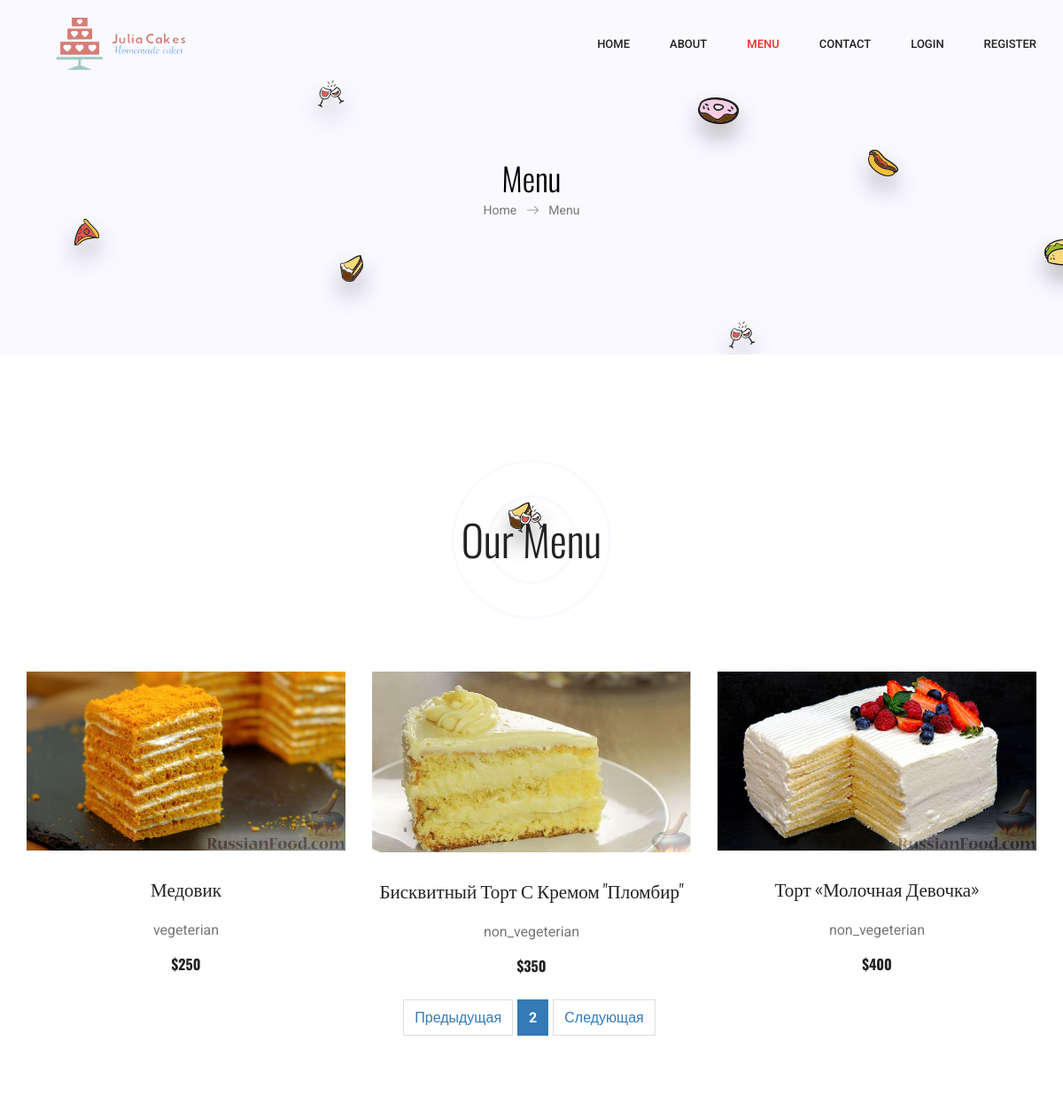
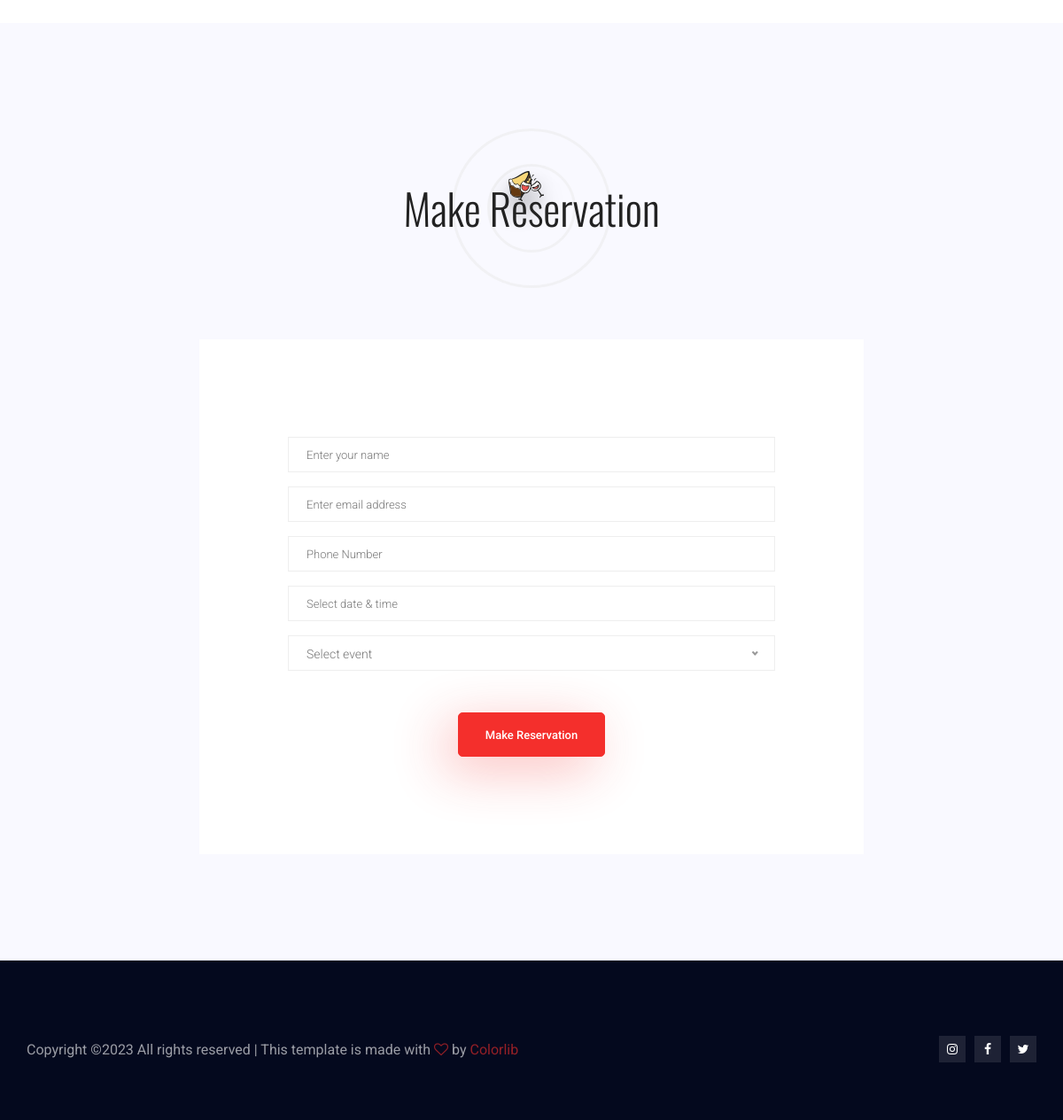
/menu/?page=2, run on the app's committed database (2 pictures, top to bottom).
### main/models.py (models this page shows, shortened)
class Cakes(models.Model):
    VEGETERIAN_CHOISE = [
        ('vegeterian', 'For Vegeterian'),
        ('non_vegeterian', ' No Vegeterian'),
    ]
    title = models.CharField(max_length=100)
    composition = models.CharField(max_length=100)
    layer_number = models.PositiveIntegerField()
    vegetarion_type = models.CharField(max_length=14, choices=VEGETERIAN_CHOISE)
    rating = models.IntegerField(validators=[
        MinValueValidator(0),
        MaxValueValidator(5),
    ])
    price = models.PositiveIntegerField()
    photo = models.ImageField(upload_to='')
    class Meta:
        verbose_name = "Торт"
        verbose_name_plural = "Торты"

### main/views.py (the view)
# urls.py: path('menu/', MenuListView.as_view(), name='menu'),
class MenuListView(ListView):
    template_name = 'main/menu.html'
    context_object_name = 'menu'
    def get_context_data(self, *, object_list=None, **kwargs):
        context = super().get_context_data(**kwargs)
        page_number = self.request.GET.get('page')
        objects_per_page = 3
        paginator = Paginator(context['object_list'], objects_per_page)
        page_obj = paginator.get_page(page_number)
        context['page_obj'] = page_obj
        return super().get_context_data(**context)
    def get_queryset(self):
        return Cakes.objects.all()

### main/context_processors.py (called while the page is built)
def user(request):
    return {'user': get_user(request)}

### main/templates/main/menu.html (shortened to what this page needs)
{% load static %}
<!doctype html>
<html lang="en">
<head>
	<link rel="stylesheet" href="../../static/main/css/bootstrap.css">
	<link rel="stylesheet" href="../../static/main/vendors/linericon/style.css">
    <link rel="stylesheet" href="../../static/main/css/font-awesome.min.css">
	<link rel="stylesheet" href="../../static/main/vendors/owl-carousel/owl.carousel.min.css">
	<link rel="stylesheet" href="https://cdnjs.cloudflare.com/ajax/libs/lightgallery/1.6.11/css/lightgallery.min.css">
	<link rel="stylesheet" href="../../static/main/vendors/nice-select/css/nice-select.css">
	<link rel="stylesheet" href="../../static/main/vendors/animate-css/animate.css">
	<link rel="stylesheet" href="../../static/main/vendors/popup/magnific-popup.css">
	<link rel="stylesheet" href="../../static/main/vendors/swiper/css/swiper.min.css">
	<link rel="stylesheet" href="../../static/main/vendors/scroll/jquery.mCustomScrollbar.css">
	<link rel="stylesheet" href="../../static/main/css/style.css">
	<link rel="stylesheet" href="../../static/main/css/responsive.css"></head>
<body>
	<header class="header_area">
		<div class="main_menu">
			<nav class="navbar navbar-expand-lg navbar-light">
				<div class="container">
					<a class="navbar-brand logo_h" href="{% url 'main:home' %}">
						<img class="logo-1" src="../../static/main/img/logo.png" alt="">
					</a>
					<div class="collapse navbar-collapse offset" id="navbarSupportedContent">
						<ul class="nav navbar-nav menu_nav ml-auto">
							<li class="nav-item"><a class="nav-link" href="{% url 'main:home' %}">Home</a></li>
							<li class="nav-item"><a class="nav-link" href="{% url 'main:about-us' %}">About</a></li>
							<li class="nav-item active"><a class="nav-link" href="{% url 'main:menu' %}">Menu</a></li>
							<li class="nav-item"><a class="nav-link" href="{% url 'main:contact' %}">Contact</a></li>
                            {% if user.username %}
                                <li class="nav-item"><a class="nav-link">{{ user.username }}</a></li>
                                <li {% if request.resolver_match.url_name == 'logout' %}class="active"{% endif %}>
                                <li class="nav-item"><a class="nav-link" href="{% url 'main:logout' %}">Logout</a></li>
                            {% else %}
                                <li {% if request.resolver_match.url_name == 'login' %}class="active"{% endif %}>
                                <li class="nav-item"><a class="nav-link" href="{% url 'main:login' %}">Login</a></li>
                                <li {% if request.resolver_match.url_name == 'register' or request.resolver_match.url_name == 'register_done' %}class="active"{% endif %}>
                                <li class="nav-item"><a class="nav-link" href="{% url 'main:register' %}">Register</a></li>
                            {% endif %}
						</ul>
					</div>
				</div>
			</nav>
		</div>
	</header>
	<section class="banner_area">
		<div class="banner_inner d-flex align-items-center">
			<div class="container">
				<div class="banner_content text-center">
					<h1>Menu</h1>
					<div class="page_link">
						<a href="{% url 'main:home' %}">Home</a>
						<a href="{% url 'main:menu' %}">Menu</a>
					</div>
				</div>
			</div>
			<div class="shape shape1"></div>
			<div class="shape shape2"></div>
			<div class="shape shape3"></div>
			<div class="shape shape4"></div>
			<div class="shape shape5"></div>
			<div class="shape shape6"></div>
			<div class="shape shape7"></div>
		</div>
	</section>
	<section class="top_dish_area">
		<div class="container">
			<div class="row">
				<div class="col-lg-12">
					<div class="main_title position-relative">
						<h1>Our Menu</h1>
						<div class="round-planet planet">
							<div class="round-planet planet2">
								<div class="shape shape2"></div>
							</div>
						</div>
					</div>
				</div>
			</div>
            <div class="row">
                {% for cake in page_obj %}
				<div class="single_dish col-lg-4 col-md-6 text-center">
					<div class="thumb">
						<a href="{% url 'main:cake_detail' cake.pk %}"><img class="img-fluid" src="{{cake.photo.url}}" alt=""></a>
					</div>
					<a href="{% url 'main:cake_detail' cake.pk %}"><h4>{{ cake.title }}</h4></a>
					<p>{{ cake.vegetarion_type}}</p>
                    <h5 class="price">${{ cake.price }}</h5>
				</div>
                {% endfor %}
			</div>
            <div class="pagination">
                {% if page_obj.has_previous %}
                    <a href="?page={{ page_obj.previous_page_number }}">Предыдущая</a>
                {% endif %}
                <span class="current-page">{{ page_obj.number }}</span>
                {% if page_obj.has_next %}
                    <a href="?page={{ page_obj.next_page_number }}">Следующая</a>
                {% endif %}
            </div>
		</div>
	</section>
	<section class="reservation gray">
		<div class="container">
			<div class="row">
				<div class="col-lg-12">
					<div class="main_title position-relative">
						<h1>Make Reservation</h1>
						<div class="round-planet planet gray-border">
							<div class="round-planet planet2 gray-border">
								<div class="shape shape2"></div>
							</div>
						</div>
					</div>
				</div>
			</div>
			<div class="book_table_inner row align-items-center">
				<div class="offset-lg-2 offset-md-1 col-lg-8 col-md-10">
					<div class="table_form white">
						<form class="book_table_form row" action="#">
							<div class="form-group col-md-12">
								<input type="text" class="form-control" id="name" name="name" placeholder="Enter your name">
							</div>
							<div class="form-group col-md-12">
								<input type="email" class="form-control" id="email" name="email" placeholder="Enter email address">
							</div>
							<div class="form-group col-md-12">
								<input type="text" class="form-control" id="subject" name="subject" placeholder="Phone Number">
							</div>
							<div class="form-group col-md-12">
								<input type="text" class="form-control" id="subject" name="subject" placeholder="Select date & time">
							</div>
							<div class="form-group col-md-12">
								<div class="form-select">
								</div>
							</div>
							<div class="form-group col-md-12">
								<button type="submit" value="submit" class="btn submit_btn form-control">Make Reservation</button>
							</div>
						</form>
					</div>
				</div>
			</div>
		</div>
	</section>
    <footer class="footer-area p_60" style="padding-bottom: 65px;">
		<div class="container">
			<div class="row footer-bottom d-flex justify-content-between align-items-center">
				<p class="col-lg-8 col-md-8 footer-text m-0">
Copyright &copy;<script>document.write(new Date().getFullYear());</script> All rights reserved | This template is made with <i class="fa fa-heart-o" aria-hidden="true"></i> by <a href="https://colorlib.com" target="_blank">Colorlib</a>
				</p>
				<div class="col-lg-4 col-md-4 footer-social">
					<a href="https://www.instagram.com/julia.cakes_/"><i class="fa fa-instagram"></i></a>
					<a href="#"><i class="fa fa-facebook"></i></a>
					<a href="#"><i class="fa fa-twitter"></i></a>
				</div>
			</div>
		</div>
	</footer>
</body>
</html>

### data on the page
Cakes: photo (picture), title "Медовик", vegetarion_type "vegeterian", price "250"
Cakes: photo (picture), title "Бисквитный Торт С Кремом \"Пломбир\"", vegetarion_type "non_vegeterian", price "350"
Cakes: photo (picture), title "Торт «Молочная Девочка»", vegetarion_type "non_vegeterian", price "400"

### other printed values
{{ page_obj.number }} "2"
